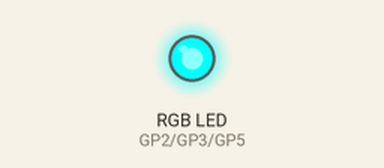
Bench run of a program on a simulated Raspberry Pi Pico running MicroPython. Parts: an RGB LED mixed from three pins (HIGH = lit).

Above: at 0.5 s.
At 1.5 s:
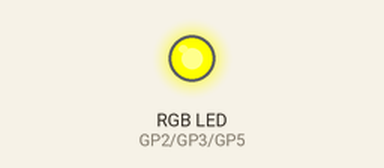
At 5.5 s:
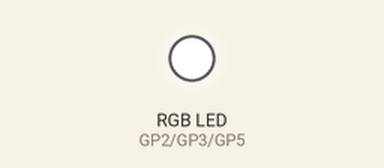
Timing chart, 0 to 6.9 s (numbered marks = the images above):
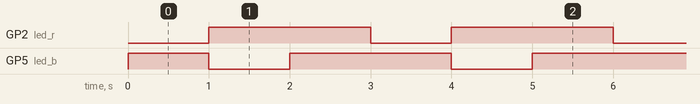

Measured:
- by itself, GP2 (led_r), GP5 (led_b): alternates HIGH for 2.0 s and LOW for 1.0 s
- by itself, everything shown: repeats every 3.0 s, in 3 steps

The program:

RG.py
```python
from machine import Pin
import utime

# 定義紅、綠、藍 LED 的腳位
led_r = Pin(2, Pin.OUT)
led_g = Pin(3, Pin.OUT)
led_b = Pin(5, Pin.OUT)

# 設定共陽極 RGB LED 的初始狀態為關閉
led_r.value(1)
led_g.value(1)
led_b.value(1)

while True:
    # 紅色 LED 閃爍
    led_r.toggle()
    utime.sleep(1)
    led_r.toggle()

    # 綠色 LED 閃爍
    #led_g.toggle()
    #utime.sleep(1)
    #led_g.toggle()
    #utime.sleep(1)

    # 藍色 LED 閃爍
    led_b.toggle()
    utime.sleep(1)
    led_b.toggle()
    utime.sleep(1)
```
